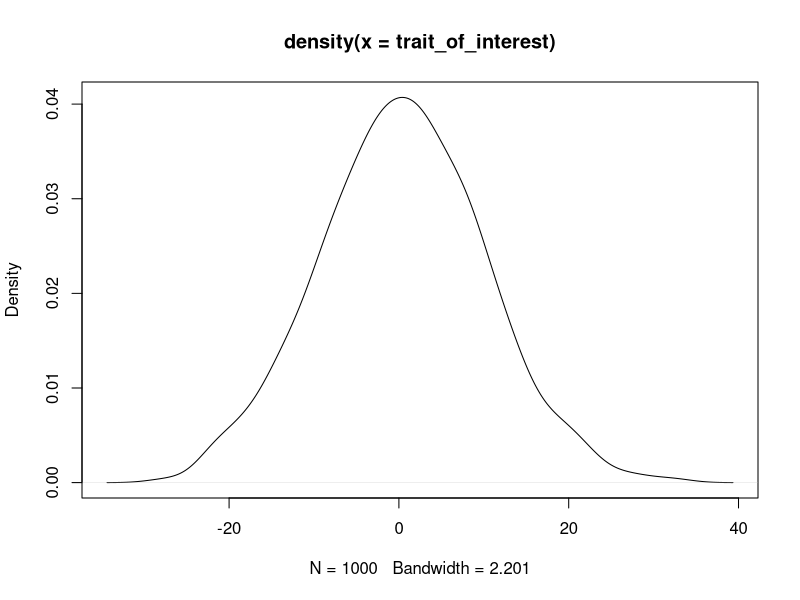
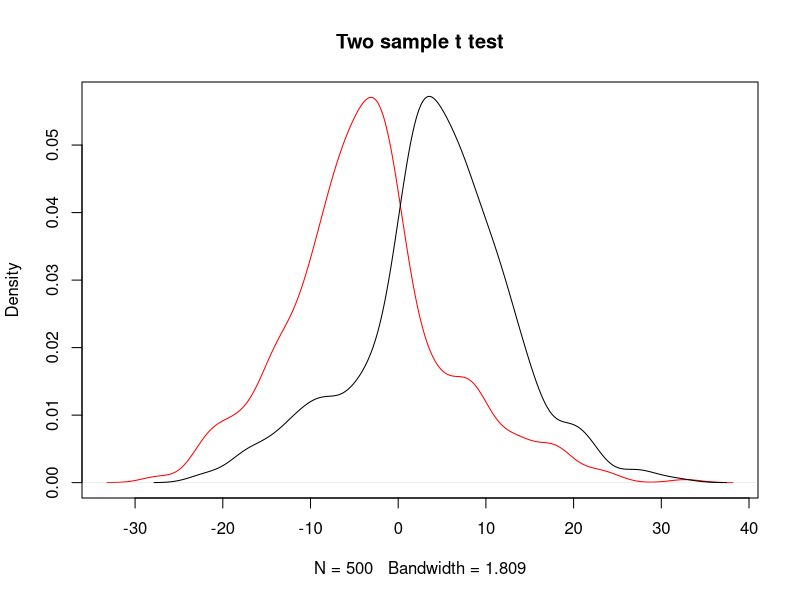
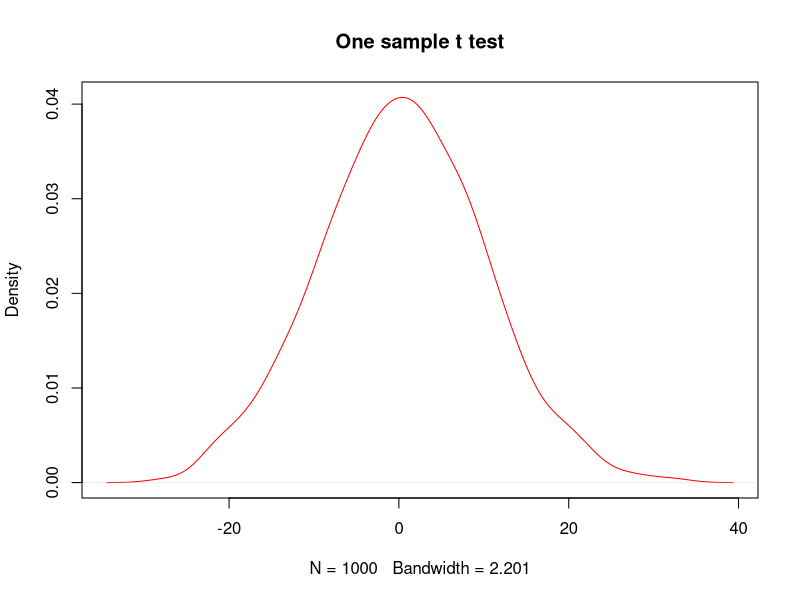
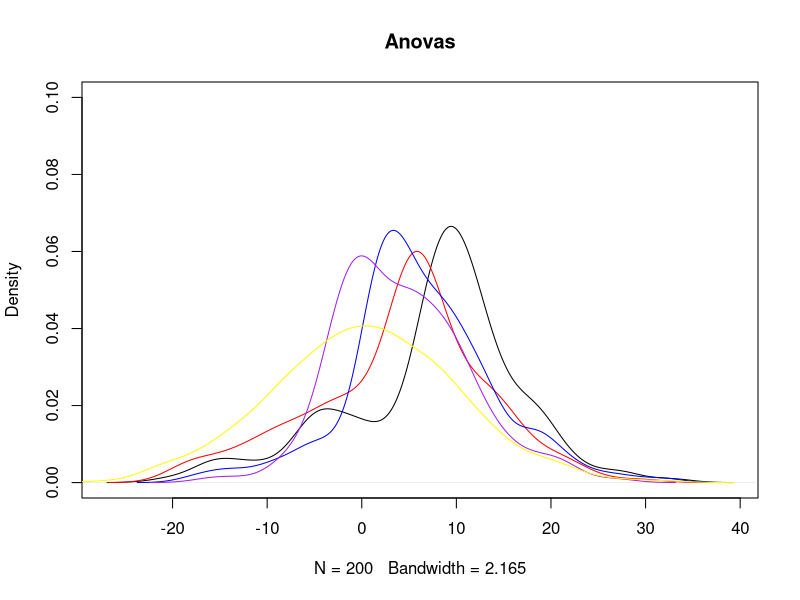
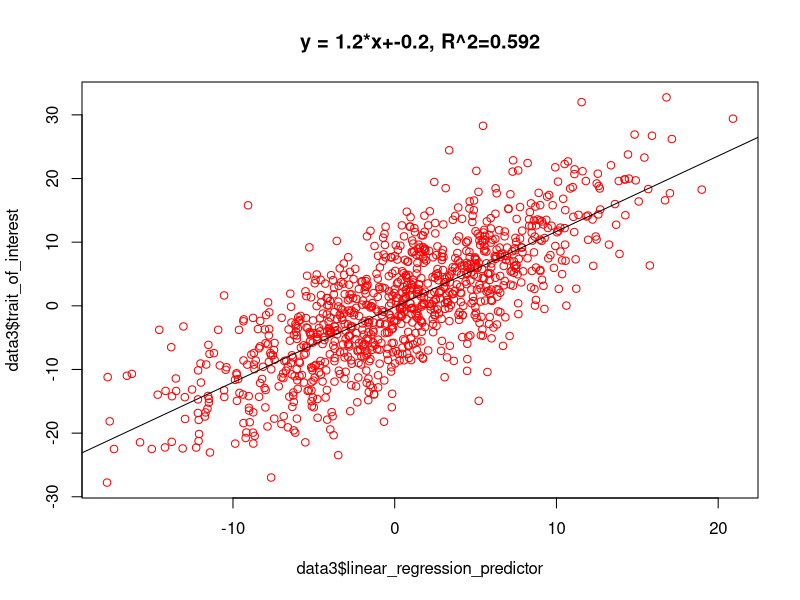

R code for these plots, in order:
## ---- chunk 1
knitr::opts_chunk$set(echo = TRUE)
## ---- chunk 2
rnorm(1000, 0, 10)->trait_of_interest ### change this to be a trait that you're actually interested in, with an appropriate distribution! 

plot(density(trait_of_interest))
min(trait_of_interest)
max(trait_of_interest)

## ---- chunk 3

yes<-sample(trait_of_interest, 500, replace=FALSE, prob = ifelse(trait_of_interest>0, 0.95, 0.15)) #### play with this line! Is the test statistically significant. When is it not?
predictor_t.test<-(trait_of_interest %in% yes)

cbind.data.frame(trait_of_interest, predictor_t.test)->data

mean(data[which(data$predictor_t.test==TRUE),1])
mean(data[which(data$predictor_t.test==FALSE),1])
t.test(trait_of_interest~predictor_t.test, data=data) ### this does a two sample t-test. What would a one sample t test be testing? How would you do that?

### plots our two samples for distribution
plot(density(data[which(data$predictor_t.test==FALSE),1]), col="red", main="Two sample t test")
lines(density(data[which(data$predictor_t.test==TRUE),1]), ylim=c(0, 0.1), xlim=c(-20,20), main="Two Sample T test")

###plot one sample distribution
plot(density(data$trait_of_interest), col="red", main="One sample t test")
t.test(data$trait_of_interest) ### what is this test doing?


## ---- chunk 4

test1<-sample(trait_of_interest, 200, replace=FALSE, prob = ifelse(trait_of_interest>7, 0.95, 0.15))
test2<-sample(trait_of_interest[which(trait_of_interest %in% test1 == FALSE)], 200, replace=FALSE, prob = ifelse(trait_of_interest[which(trait_of_interest %in% test1 == FALSE)] >4, 0.95, 0.15))
test3<-sample(trait_of_interest[which(trait_of_interest %in% test2 == FALSE | trait_of_interest %in% test1 ==FALSE)], 200, replace=FALSE, prob = ifelse(trait_of_interest[which(trait_of_interest %in% test2 == FALSE | trait_of_interest %in% test1 == FALSE)] >0, 0.95, 0.15))
test4<-sample(trait_of_interest[which(trait_of_interest %in% test2 == FALSE | trait_of_interest %in% test1 ==FALSE | trait_of_interest %in% test3 == FALSE)], 200, replace=FALSE, prob = ifelse(trait_of_interest[which(trait_of_interest %in% test2 == FALSE | trait_of_interest %in% test1 ==FALSE | trait_of_interest %in% test3 == FALSE)] >-4, 0.95, 0.15))
test5<-trait_of_interest[which(trait_of_interest %in% test1 == FALSE| trait_of_interest %in% test2 == FALSE | trait_of_interest %in% test3 == FALSE | trait_of_interest %in% test4 == FALSE)]


plot(density(test1), ylim=c(0, 0.1), main="Anovas")
lines(density(test2), col="red")
lines(density(test3), col="blue")
lines(density(test4), col="purple")
lines(density(test5), col="yellow")


anova_predictor<-data.frame(ifelse(trait_of_interest %in% test1 == TRUE, "group1", ifelse(trait_of_interest %in% test2 == TRUE, "group2", ifelse(trait_of_interest %in% test3 == TRUE, "group3", ifelse(trait_of_interest %in% test4 == TRUE, "group4", "group5")))))

data2<-cbind.data.frame(data, anova_predictor)
names(data2)<-c("trait_of_interest", "predictor_t.test", "anova_predictor")


anova(aov(trait_of_interest~anova_predictor, data=data2)) ### what does this do?

anova(lm(trait_of_interest~anova_predictor, data=data2)) ### what does this do? 
summary(aov(trait_of_interest~anova_predictor, data=data2)) ### what does this do? What do you notice about the last three tests?

### what information is missing here that you wished you had to understand your study better?
analysis_of_variance<-aov(trait_of_interest~anova_predictor, data=data2) ##name the model to keep it for downstream
TukeyHSD(analysis_of_variance, conf.level = 0.95) ### what does this do, and where are the differences?

## ---- chunk 5

linear_regression_predictor<-0.5*trait_of_interest+rnorm(1000, 0, 4) ### change these numbers!! Remember that this is backwards from how we did this on day 1, so the slope should go the other way!
data3<-cbind(data2, linear_regression_predictor)

lm<-lm(trait_of_interest~linear_regression_predictor, data=data3)
summary(lm)### what is the output here? What are we interested in understanding from this model? How do we get m? How do we get the intercept?

eq = paste0("y = ", round(lm$coefficients[2],1), "*x", "+",round(lm$coefficients[1],1), ", R^2=", round(summary(lm)$adj.r.squared, digits=3))
plot(data3$linear_regression_predictor, data3$trait_of_interest, col="red", main=eq)
abline(lm, col="black")

### with the same data:
cor.test(data3$trait_of_interest, data3$linear_regression_predictor) ### compare the sample estimate to the 1) simulated effect sizes and 2) to the estimated effect size 
### how does the correlation estimate change when you change line 104?
